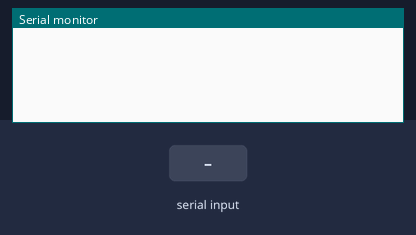
Recording of a sketch running on a simulated Arduino Uno, built with avr-gcc and run on an emulated ATmega328P. Shown: the last lines printed to the serial monitor. The inputs (shaded band) are chosen by the test bench. No radio packets arrive unless stated.

Above: at 1.2 s.
1.3 s: "0" received over Serial
At 1.9 s:
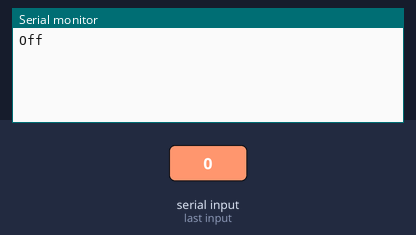
2.8 s: "1" received over Serial
At 4.0 s:
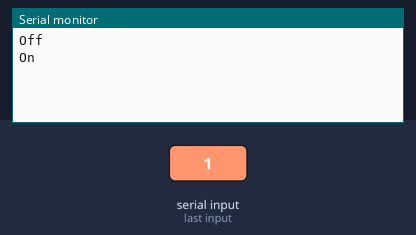
4.3 s: "2" received over Serial
At 5.4 s:
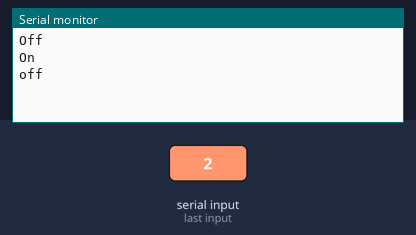

Measured:
- after the input at 1.3 s, the serial monitor: prints a new line at once (image 1)
- after the input at 2.8 s, the serial monitor: prints a new line at once (image 2)
- after the input at 4.3 s, the serial monitor: prints a new line at once (image 3)

The sketch:

rf24_trans.ino
```cpp
#include <RF24.h>
#include <nRF24L01.h>

#include <SPI.h>


RF24 radio(9, 10);//ce9 csn 10

const byte txAddr[6] = "00001";//pipe address 1 transmit
const byte rxAddr[6] = "00002";//pipe address 2 receive

char incomingByte;  // incoming data

void setup()
{
  Serial.begin(9600); // initialization
  radio.begin();
  radio.setRetries(15, 15);
  radio.openWritingPipe(txAddr);
//  radio.openReadindPipe(0, rxAddr);

  radio.stopListening();
}

void loop()
{

if (Serial.available() > 0) {  // if the data came

    incomingByte = Serial.read(); // read byte


// SW1 OFF
    if(incomingByte == '0') {
      int relay1off = 9991;
  radio.write(&relay1off, sizeof(relay1off));
      Serial.println("Off");
    } // end sw1 off

// SW1 ON
    if(incomingByte == '1') {
      int relay1on = 9992;
  radio.write(&relay1on, sizeof(relay1on));
      Serial.println("On");  // print message
    } // end sw1 on


    // SW2 OFF
    if(incomingByte == '2') {
      int relay2off = 9993;
  radio.write(&relay2off, sizeof(relay2off));
      Serial.println("off");
    } // end sw2 off

    // SW2 ON
    if(incomingByte == '3') {
      int relay2on = 9994;
  radio.write(&relay2on, sizeof(relay2on));
      Serial.println("On");  // print message
    } // end sw2 on

    // SW3 OFF
    if(incomingByte == '4') {
      int relay3off = 9995;
  radio.write(&relay3off, sizeof(relay3off));
      Serial.println("off");
    } // end sw3 off

    // SW3 ON
    if(incomingByte == '5') {
      int relay3on = 9996;
  radio.write(&relay3on, sizeof(relay3on));
      Serial.println("On");  // print message
    } // end sw3 on

    // SW4 OFF
    if(incomingByte == '6') {
      int relay4off = 9997;
  radio.write(&relay4off, sizeof(relay4off));
      Serial.println("off");
    } // end sw4 off

    // SW4 ON
    if(incomingByte == '7') {
      int relay4on = 9998;
  radio.write(&relay4on, sizeof(relay4on));
      Serial.println("On");  // print message
    } // end sw4 on


} // end serial available

} // end loop
```
